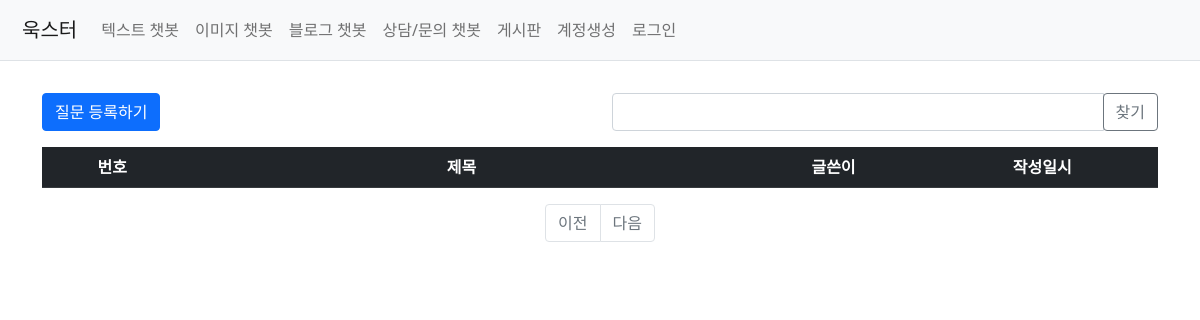
Page /question/list/ on the earlier database version.
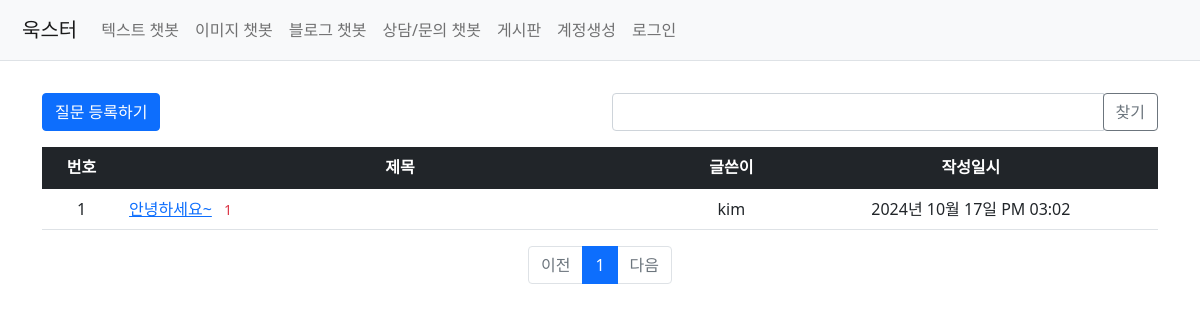
Same page on the later database version.
### my_flask_app/models.py (models this page shows)
class Question(db.Model):
    id = db.Column(db.Integer, primary_key=True)
    subject = db.Column(db.String(200), nullable=False)
    content = db.Column(db.Text(), nullable=False)
    create_date = db.Column(db.DateTime(), nullable=False)
    user_id = db.Column(db.Integer, db.ForeignKey('user.id', ondelete='CASCADE'), nullable=False)
    user = db.relationship('User', backref=db.backref('question_set'))
    modify_date = db.Column(db.DateTime(), nullable=True)
    voter = db.relationship('User', secondary=question_voter, backref=db.backref('question_voter_set'))

class User(db.Model):
    id = db.Column(db.Integer, primary_key=True)
    username = db.Column(db.String(150), unique=True, nullable=False)
    password = db.Column(db.String(200), nullable=False)
    email = db.Column(db.String(120), unique=True, nullable=False)

### my_flask_app/views/question_views.py (the view, shortened to what this page needs)
@bp.route('/list/')
def _list():
    page = request.args.get('page', type=int, default=1)
    kw = request.args.get('kw', type=str, default='')
    question_list = Question.query.order_by(Question.create_date.desc())
    question_list = question_list.paginate(page=page, per_page=10)
    return render_template('question/question_list.html', question_list=question_list, page=page, kw=kw)

### my_flask_app/filter.py (called while the page is built)
def format_datetime(value, fmt='%Y년 %m월 %d일 %p %I:%M'):
    return value.strftime(fmt)

### my_flask_app/views/auth_views.py (called while the page is built)
@bp.before_app_request
def load_logged_in_user():
    user_id = session.get('user_id')
    if user_id is None:
        g.user = None
    else:
        g.user = User.query.get(user_id)

### my_flask_app/templates/question/question_list.html (shortened to what this page needs)
{% extends 'base.html' %}
{% block content %}
<div class="container my-3">
    <div class="row my-3">
        <div class="col-6">
            <a href="{{ url_for('question.create') }}" class="btn btn-primary">질문 등록하기</a>
        </div>
        <div class="col-6">
            <div class="input-group">
                <input type="text" id="search_kw" class="form-control" value="{{ kw or '' }}">
                <div class="input-group-append">
                    <button class="btn btn-outline-secondary" type="button" id="btn_search">찾기</button>
                </div>
            </div>
        </div>
    </div>
    <table class="table">
        <thead>
        <tr class="text-center table-dark">
            <th>번호</th>
            <th style="width:50%">제목</th>
            <th>글쓴이</th>
            <th>작성일시</th>
        </tr>
        </thead>
        <tbody>
        {% if question_list %}
        {% for question in question_list.items %}
        <tr class="text-center">
            <td>{{ question_list.total - ((question_list.page-1) * question_list.per_page) - loop.index0 }}</td>
            <td class="text-start">
                <a href="{{ url_for('question.detail', question_id=question.id) }}">{{ question.subject }}</a>
                {% if question.answer_set|length > 0 %}
                <span class="text-danger small mx-2">{{ question.answer_set|length }}</span>
                {% endif %}
            </td>
            <td>{{ question.user.username }}</td>
            <td>{{ question.create_date|datetime }}</td>
        </tr>
        {% endfor %}
        {% else %}
        <tr>
            <td colspan="3">질문이 없습니다.</td>
        </tr>
        {% endif %}
        </tbody>
    </table>
    <ul class="pagination justify-content-center">
        {% if question_list.has_prev %}
        <li class="page-item">
            <a class="page-link" data-page="{{ question_list.prev_num }}" href="javascript:void(0)">이전</a>
        </li>
        {% else %}
        <li class="page-item disabled">
            <a class="page-link" tabindex="-1" aria-disabled="true" href="javascript:void(0)">이전</a>
        </li>
        {% endif %}
        {% for page_num in question_list.iter_pages() %}
        {% if page_num %}
        {% if page_num != question_list.page %}
        <li class="page-item">
            <a class="page-link" data-page="{{ page_num }}" href="javascript:void(0)">{{ page_num }}</a>
        </li>
        {% else %}
        <li class="page-item active" aria-current="page">
            <a class="page-link" href="javascript:void(0)">{{ page_num }}</a>
        </li>
        {% endif %}
        {% else %}
        <li class="disabled">
            <a class="page-link" href="javascript:void(0)">...</a>
        </li>
        {% endif %}
        {% endfor %}
        {% if question_list.has_next %}
        <li class="page-item">
            <a class="page-link" data-page="{{ question_list.next_num }}" href="javascript:void(0)">다음</a>
        </li>
        {% else %}
        <li class="page-item disabled">
            <a class="page-link" tabindex="-1" aria-disabled="true" href="javascript:void(0)">다음</a>
        </li>
        {% endif %}
    </ul>
</div>
{% endblock %}

### my_flask_app/templates/base.html (shortened to what this page needs)
<!doctype html>
<html lang="ko">
<head>
    <link rel="stylesheet" href="{{ url_for('static', filename='bootstrap.min.css') }}">
    <link rel="stylesheet" href="{{ url_for('static', filename='style.css') }}">
</head>
<body>
<nav class="navbar navbar-expand-lg navbar-light bg-light border-bottom">
    <div class="container-fluid">
        <a class="navbar-brand" href="{{ url_for('main.index') }}">욱스터</a>
        <div class="collapse navbar-collapse" id="navbarSupportedContent">
            <ul class="navbar-nav me-auto mb-2 mb-lg-0">
                <li class="nav-item">
                    <a class="nav-link" href="#">텍스트 챗봇</a>
                </li>
                <li class="nav-item">
                    <a class="nav-link" href="#">이미지 챗봇</a>
                </li>
                <li class="nav-item">
                    <a class="nav-link" href="#">블로그 챗봇</a>
                </li>
                <li class="nav-item">
                    <a class="nav-link" href="#">상담/문의 챗봇</a>
                </li>
                <li class="nav-item">
                    <a class="nav-link" href="{{ url_for('question._list') }}">게시판</a>
                </li>
                <li class="nav-item">
                    <a class="nav-link" href="{{ url_for('auth.signup') }}">계정생성</a>
                </li>
                <li class="nav-item">
                    <a class="nav-link" href="{{ url_for('auth.login') }}">로그인</a>
                </li>
            </ul>
        </div>
    </div>
</nav>
{% block content %}
{% endblock %}
</body>
</html>

### my_flask_app/templates/base.html (style rules this page uses)
body, html { margin: 0; padding: 0; height: 100%; width: 100%; display: flex; flex-direction: column; align-items: center; }
.navbar { width: 100%; display: flex; justify-content: flex-end; padding: 10px; background-color: #f0f0f0; }

Differences in the rows shown:
added Question: total "1", subject "안녕하세요~", answer_set|length "1", user.username "kim", create_date "2024년 10월 17일 PM 03:02"
Other differences:
new list line: "1"
